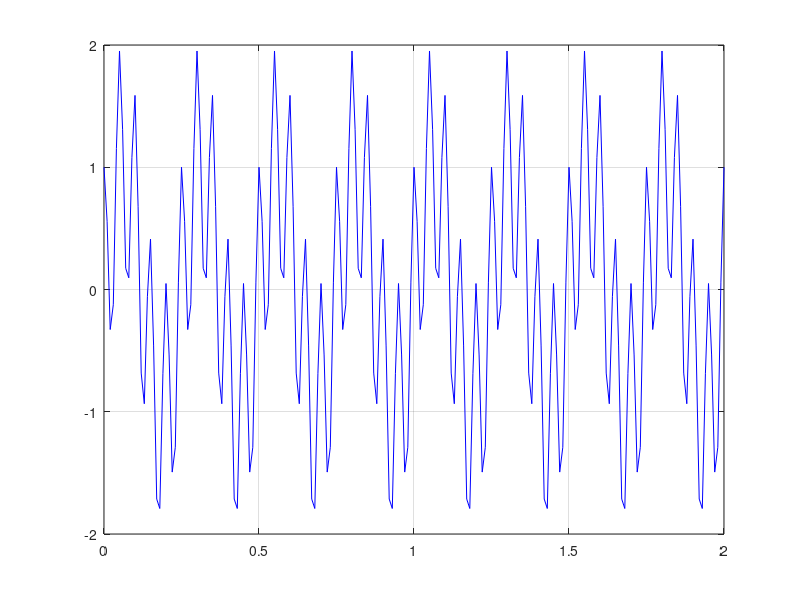

Source code (MATLAB): (Note: this script raises an error after producing the figure.)
%%
close all;

f1=11; f2=5; %frequencies of two signals;
tt=0:0.01:10;
f_sum=sin(2*pi*tt)+sin(1/(2*pi)*tt);%f_sum=sawtooth(1/(2*pi)*tt)+square(1/(2*pi)*sqrt(11)*tt);%
plot(tt,f_sum)
%commulative frequency is 11/11=1; (a*x1=b*x2; f_c=x1/b=x2/a);
% g = fittype('a+b*x+c*x*x');
% model=fit(tt',f_sum',g); plot(tt,f_sum,':',tt,model.a+model.b*tt+model.c*tt.*tt,'--',tt,f_sum-(model.a+model.b*tt+model.c*tt.*tt))
%%
close all;

fo = 4; %frequency of the sinewave
Fs = 100; %sampling rate 
Ts = 1/Fs; %sampling time interval
t = 0:Ts:2; 
%n = length(t); %number of samples 
y = sin(2*pi*fo*t)+cos(2*pi*5*fo*t);
figure(1)
plot(t,y,'b')

grid on
[YfreqD,freqRng] = positiveFFT(y(1:floor(length(y)/8)),Fs);
figure(2)
% stem(freqRng,abs(YfreqD));
stem(freqRng,abs(YfreqD));

B = ifft(YfreqD);%*(length(y)/8);
t1 = (0:Ts:Ts*(length(B)-1));
figure(3)
plot(t,y,'b:',t1,B,'--')
grid on
%%
close all;

Fs = 100; %sampling rate
tt = 0:1/Fs:5; 
%n = length(t); %number of samples 
y = sin(2*pi*tt)+cos(2*pi*5*tt);
figure(1)
plot(tt,y,'b')

init_fft_samples=10; increment_samples=2;
err_accum_average=zeros(size(init_fft_samples:increment_samples:floor(length(y)/2)));
prediction_time=tt(length(tt))/2;

for curr_fft_samples=init_fft_samples:increment_samples:floor(length(y)/2)
    [X_curr,freq_curr]=positiveFFT(y(1:curr_fft_samples),Fs);
    %figure(1); stem(freq_curr,abs(X_curr)); grid on;

    B_curr=ifft(X_curr);
    %figure(2); plot(tt,y,':',tt(1:length(B_curr)),B_curr,'--'); grid on

    arr_accum_curr=0; %zeros(size(B_curr));
    for local_tt=tt(curr_fft_samples):1/Fs:tt(curr_fft_samples)+prediction_time
        reff_tt=mod(local_tt,tt(length(B_curr)));
        [abs_min_reff,idx_reff]=min(abs(reff_tt-tt));
        [abs_min_tt,idx_tt]=min(abs(local_tt-tt));
        %arr_accum_curr(idx_reff)=abs(y(idx_tt)-B_curr(idx_reff));
        %figure(3); plot(tt(1:length(B_curr)),arr_accum_curr); grid on;
        arr_accum_curr=arr_accum_curr+abs(y(idx_tt)-B_curr(idx_reff));





    end
    arr_accum_curr=arr_accum_curr/((prediction_time-tt(1))/(1/Fs));
    (curr_fft_samples-init_fft_samples)/increment_samples;
    err_accum_average(((curr_fft_samples-init_fft_samples)/increment_samples)+1)=arr_accum_curr;


end
figure(4); stem(init_fft_samples:increment_samples:floor(length(y)/2),err_accum_average)



%%

function[X,freq] = positiveFFT(x,Fs)
N = length(x);
k = 0:N-1;
T = N/Fs;
freq = k/T; %create the frequency range
X = fft(x);%/N; %normalize the data 
%cutOff = N;%ceil(N/2);
%X = X(1:cutOff);
%freq = freq(1:cutOff);
end
